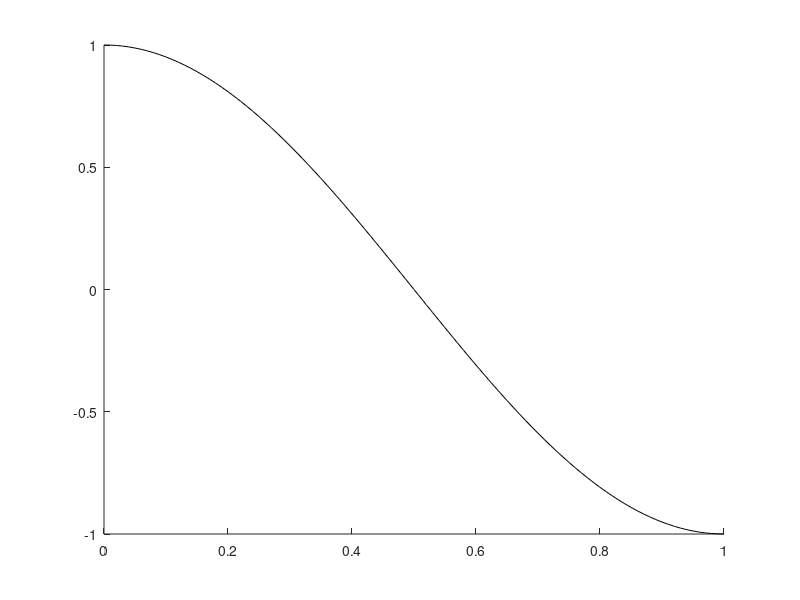

This figure's MATLAB source: (Note: this script raises an error after producing the figure.)
clear
clc
%Inicializo las funciones
fa=@(x)(1);
fb=@(x)(exp(x));
fc=@(x)(pi^2);
ff=@(x)(-pi*exp(x)*sin(pi*x));

%Creo las condiciones Dirichlet
alfa=1;
beta=-1;

%Represento el coseno.
hold on
xx=(0:0.01:1);
yy=cos(pi*xx);
plot(xx,yy,'-k');

%Para cada n, llamo a la funcion dirichlet y represento

%Se podrian ir machacando las variables x, u a la hora de representar pero
%como no conocemos la finalidad del programa es mejor utilizar variables
%diferentes.

n=10;
[x1,u1]=dirichlet(fa,fb,fc,ff,alfa,beta,n);
plot(x1,u1,'.r');

n=20;
[x2,u2]=dirichlet(fa,fb,fc,ff,alfa,beta,n);
plot(x2,u2,'.g');

n=50;
[x3,u3]=dirichlet(fa,fb,fc,ff,alfa,beta,n);
plot(x3,u3,'.y');

%Creo la leyenda del plot
legend('cos(pi*x)','n=10','n=20','n=50');